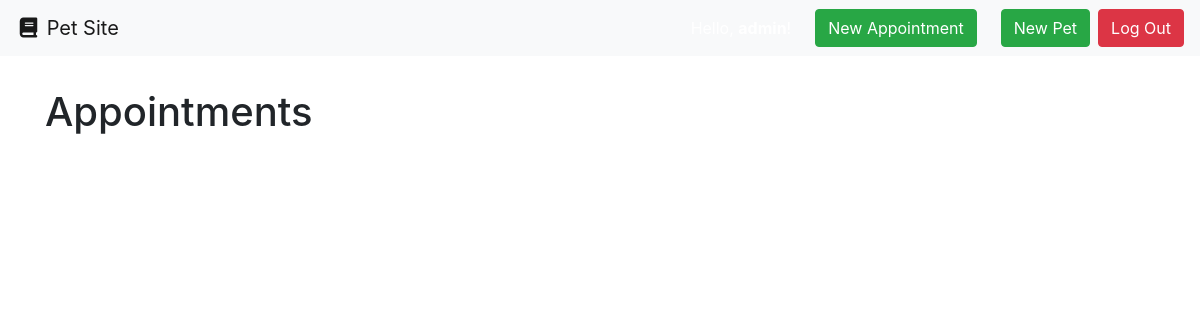
The app's page /calender/ (signed in), older data.
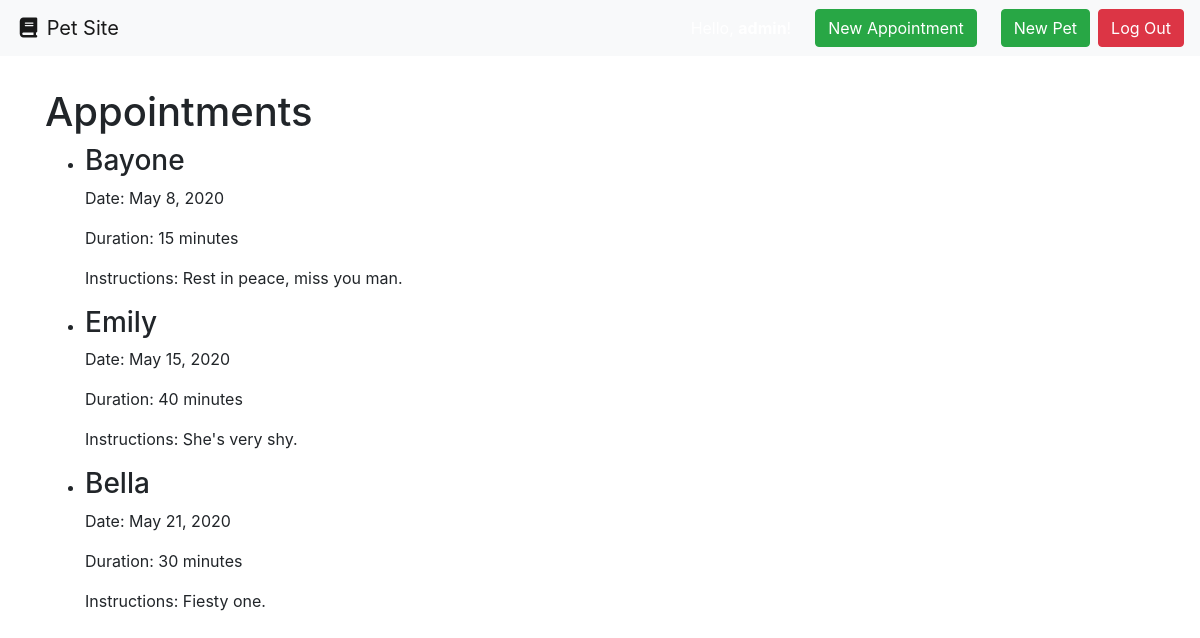
The same page, newer data.
### pets/models.py (models this page shows)
class Appointment(models.Model):
    date_of_appointment = models.DateField(blank=True, null=True)
    duration_minutes = models.IntegerField(null=True)
    special_instructions = models.CharField(max_length=100)
    pet = models.ForeignKey(Pet, on_delete=models.CASCADE)
    def __str__(self):
      return str(self.pet)

class Pet(models.Model):
    pet_name = models.CharField(max_length=50)
    species = models.CharField(max_length=50)
    breed = models.CharField(max_length=50)
    weight_in_pounds = models.IntegerField(null=True)
    Owner = models.ForeignKey(
        settings.AUTH_USER_MODEL,
        on_delete=models.CASCADE,
    )
    def __str__(self):
        return self.pet_name

### pets/views.py (the view)
# urls.py: path('calender/', views.calender, name="calender")
def calender(request):
  context = {
    'appointments': Appointment.objects.order_by('date_of_appointment')
  }
  return render(request, 'calender.html', context)

### pets/templates/calender.html
{% extends "base.html" %}
{% block content %}
{% if request.user.is_authenticated %}
<h1>Appointments</h1>
<ul>
    {% for appointment in appointments %}
      <li>
        <h3>{{appointment}}</h3>
        <p>Date: {{appointment.date_of_appointment}}</p>
        <p>Duration: {{appointment.duration_minutes}} minutes</p>
        <p>Instructions: {{appointment.special_instructions}}</p>
      </li>
    {% endfor %}
  </ul>
 {% else %}
Please log in to view the rest of the pet site.
 {% endif %}
{% endblock %}

Row changes from the older to the newer data that the page shows:
added Appointment: pet.pet_name "Bayone", date_of_appointment "May 8, 2020", duration_minutes "15", special_instructions "Rest in peace, miss you man."
added Appointment: pet.pet_name "Emily", date_of_appointment "May 15, 2020", duration_minutes "40", special_instructions "She's very shy."
added Appointment: pet.pet_name "Bella", date_of_appointment "May 21, 2020", duration_minutes "30", special_instructions "Fiesty one."
